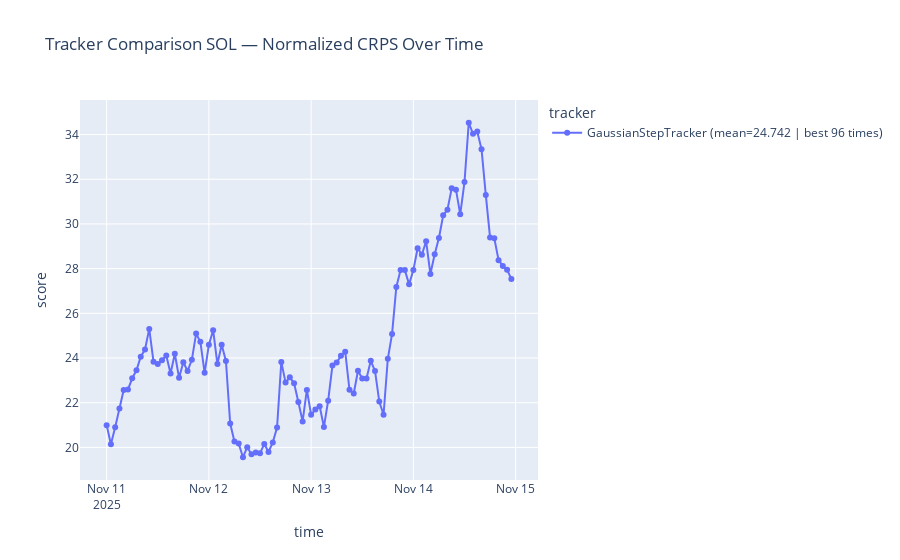

This figure's notebook cell:
### Code cell
plot_tracker_comparison(df_all, 'SOL')
